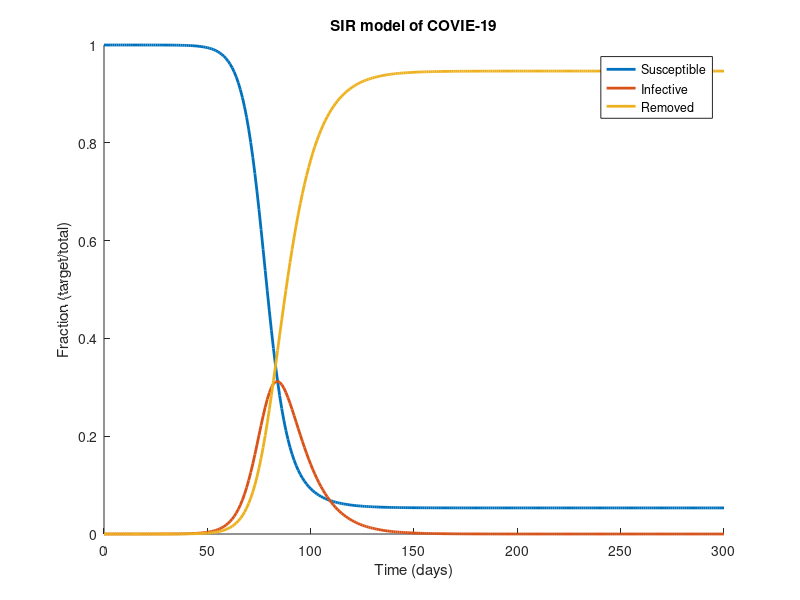
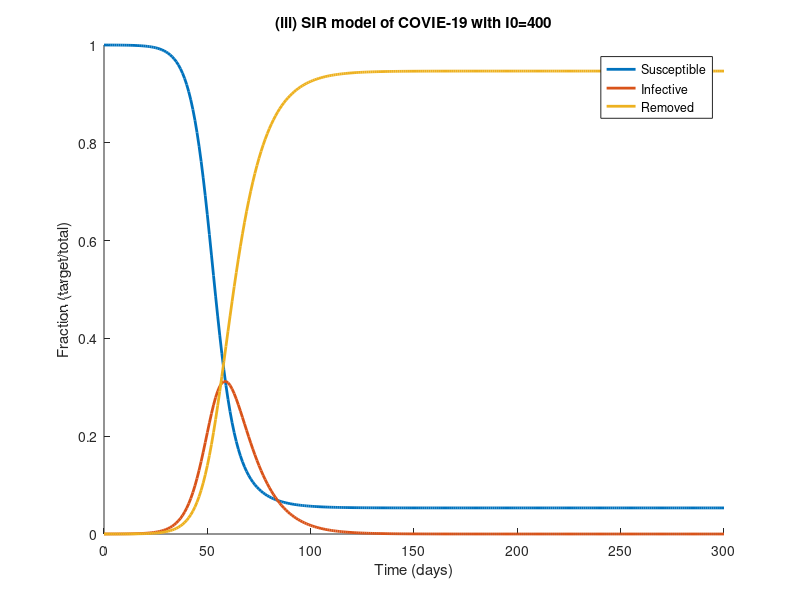
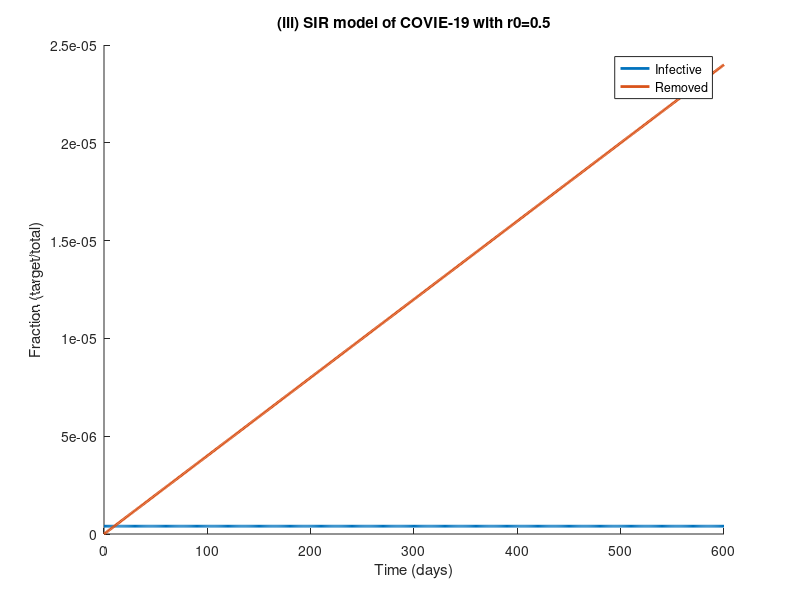
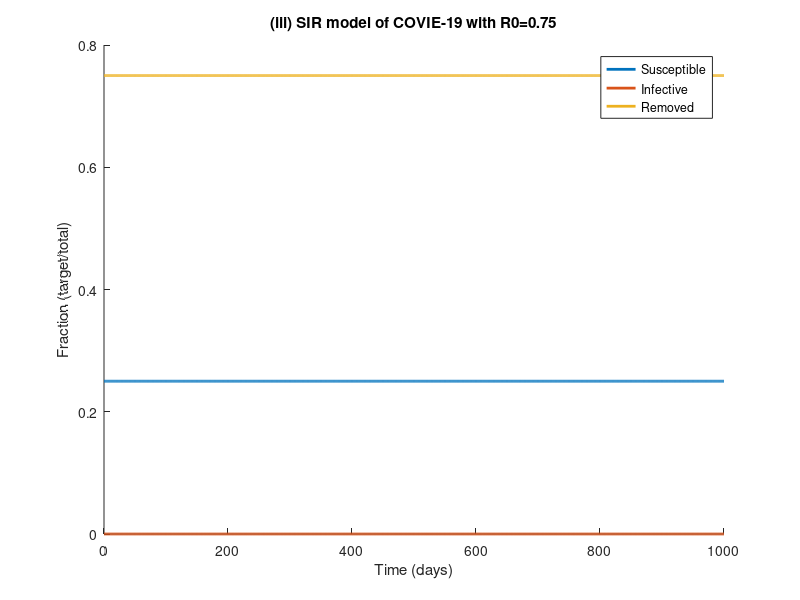

Recreate these plots in MATLAB, in order.

% For COVID-19, estimates early in the pandemic suggested a basic reproductive
% factor of about 3.0, with an average length of infectivity of about 10 days.


%%%%%%%%%%%%%%%%%%%%%%%%
%% SIR model of COVID-19 
%%%%%%%%%%%%%%%%%%%%%%%%

% main parameters

r_0 = 3; % basic reproductive factor
tau = 10; % average length of infectivity (days)
gamma = 1/tau; % rate of recovery
beta = r_0/tau; % likelihood of new infection
inf_0 = 4; % 4 infected individuals were arrived in a city
total_pop = 10000000+inf_0; % total number of population in a city

R_hat0 = 0; % initial fraction of removed individuals
I_hat0 = inf_0/total_pop; % initial fraction of infective individuals
S_hat0 = 1-I_hat0-R_hat0; % initial fraction of susceptible individuals


I_hat = I_hat0; % I_hat is a number
S_hat = S_hat0; % S_hat is a number
R_hat = R_hat0; % R_hat is a number


% simulation

dt=1; % time step: one day
timev=0:dt:300; % time vector for 40 years
sim_S_h=zeros(length(timev),1); % vector to store the fraction of susceptible
sim_I_h=zeros(length(timev),1); % vector to store the fraction of infective
sim_R_h=zeros(length(timev),1); % vector to store the fraction of removed

k=0; %counter
sim_S_h(1)=I_hat;
sim_I_h(1)=I_hat;
sim_R_h(1)=R_hat;

for t=timev
    k=k+1;

    % main equation
    if k~=1
        S_hat = sim_S_h(k-1) - beta*sim_S_h(k-1)*sim_I_h(k-1);
        I_hat = I_hat + beta*sim_S_h(k-1)*sim_I_h(k-1) - gamma*sim_I_h(k-1);
        R_hat = R_hat + gamma*sim_I_h(k-1);         
    end

    if S_hat<0 S_hat=0; end;
    if R_hat>1 R_hat=1; end;
    
    % store value of S&I&R for plotting
    sim_S_h(k)=S_hat;
    sim_I_h(k)=I_hat;
    sim_R_h(k)=R_hat;

end

figure(1); clf
hold on
plot(timev,sim_S_h,'LineWidth', 2)
plot(timev,sim_I_h,'LineWidth', 2)
plot(timev,sim_R_h,'LineWidth', 2)
hold off
legend('Susceptible','Infective','Removed')
xlabel('Time (days)');ylabel('Fraction (target/total)')
title('SIR model of COVIE-19')

%%%%%%%%%%%%%%%%%%%%%%%%
%% Questions for insights
%%%%%%%%%%%%%%%%%%%%%%%%

% peak time of infected individuals
[max_I,idx_m] = max(sim_I_h)
% active cases per 100,000 people at the peak
max_I*100000

% 84 days after the arrival of the first infected individulas,
% the number of infected individuals becomes highest.
% Through multiply the peak fraction of infected individuals by 100,000
% , we can get the value for the number of active cases per
% 100,000 people, around 3.1235e+04.

%%
% the highest number of new daily infections
Daily_I = beta*sim_S_h.*sim_I_h; % daily inflow fraction of I
[max_d,idx_d] = max(Daily_I)
max_d*100000

% From the daily fraction or the infection occurence list(beta*S_hat*I_hat),
% we can get the maximum 0.0421 at the 78th index. Thus, the highest number of new daily
% infections occur between 77-78 days after the arrival of the first infected individulas.
% And this also means around 4.2108e+03 people get infected per 100,000 people at that day.

%%  
 
Daily_I = beta*sim_S_h.*sim_I_h; % daily inflow fraction of I
Daily_R = gamma*sim_I_h; % daily inflow fraction of R
dynmaic_I = Daily_I-Daily_R; % derivative of I
idx_epidemic = find(dynmaic_I<=0, 1, 'first') % index of the end of the epidemic
sim_I_h(idx_epidemic)*100000
(sim_I_h(idx_epidemic)+sim_R_h(idx_epidemic))*100000
 

%% 
% Fraction of infected population by the end of the epidemic
sim_I_h(end)
sim_R_h(end)
sim_S_h(end)
1-sim_S_h(end)

% we can find that the peidemic ends at 85th index which means after 84days
% the epidemic is finished and we can find that 3.1235e+04 people are
% currently infected and if we include 'R_hat' people, we can say that
% 6.8789e+04 people have been infected from the beginning to the end of
% this simulation.

%%
% need of hospital care at the peak of the epidemic assumed 10% of Hospitalization
max(sim_I_h)*0.1*100000 % needed of hospital beds at peak demand per 100,000people
max_d*0.1*100000 % expected hospital admissions at peak growth per 100,000people

% From the result, we can know that around 3.1235e+03 beds would be needed at
% peak demand and also when the growth peaked, we can expect that
% 421.0761 people would get hospital admission at that day.

%%
% # of people who died by the end of the epidemic assumed that the mortality of the illness was 1.5%
Death_rate = (I_hat0+sum(Daily_I))*0.015;
Death_rate*total_pop


% From the result we can know that 1.4200e+05 people would have died by the
% end of the epidemic. 

%%%%%%%%%%%%%%%%%%%%%%%%
%% Repeat simulation with different value of parameters
%%%%%%%%%%%%%%%%%%%%%%%%


% main parameters

r_0 = 3; % basic reproductive factor
tau = 10; % average length of infectivity (days)
gamma = 1/tau; % rate of recovery
beta = r_0/tau; % likelihood of new infection
inf_0 = 400; % 4 infected individuals were arrived in a city
total_pop = 10000000+inf_0; % total number of population in a city

R_hat0 = 0; % initial fraction of removed individuals
I_hat0 = inf_0/total_pop; % initial fraction of infective individuals
S_hat0 = 1-I_hat0-R_hat0; % initial fraction of susceptible individuals


I_hat = I_hat0; % I_hat is a number
S_hat = S_hat0; % S_hat is a number
R_hat = R_hat0; % R_hat is a number


% simulation

dt=1; % time step: one day
timev=0:dt:300; % time vector for 40 years
sim_S_h=zeros(length(timev),1); % vector to store the fraction of susceptible
sim_I_h=zeros(length(timev),1); % vector to store the fraction of infective
sim_R_h=zeros(length(timev),1); % vector to store the fraction of removed

k=0; %counter
sim_S_h(1)=I_hat;
sim_I_h(1)=I_hat;
sim_R_h(1)=R_hat;

for t=timev
    k=k+1;

    % main equation
    if k~=1
        S_hat = sim_S_h(k-1) - beta*sim_S_h(k-1)*sim_I_h(k-1);
        I_hat = I_hat + beta*sim_S_h(k-1)*sim_I_h(k-1) - gamma*sim_I_h(k-1);
        R_hat = R_hat + gamma*sim_I_h(k-1);         
    end

    if S_hat<0 S_hat=0; end;
    if R_hat>1 R_hat=1; end;
    
    % store value of S&I&R for plotting
    sim_S_h(k)=S_hat;
    sim_I_h(k)=I_hat;
    sim_R_h(k)=R_hat;

end

figure(2); clf
hold on
plot(timev,sim_S_h,'LineWidth', 2)
plot(timev,sim_I_h,'LineWidth', 2)
plot(timev,sim_R_h,'LineWidth', 2)
hold off
legend('Susceptible','Infective','Removed')
xlabel('Time (days)');ylabel('Fraction (target/total)')
title('(iii) SIR model of COVIE-19 with I0=400')



%%%%%%%%%%%%%%%%%%%%%%%%
%% Repeat simulation with different value of r0
%%%%%%%%%%%%%%%%%%%%%%%%

% main parameters

r_0 = 1; % basic reproductive factor
tau = 10; % average length of infectivity (days)
gamma = 1/tau; % rate of recovery
beta = r_0/tau; % likelihood of new infection
inf_0 = 4; % 4 infected individuals were arrived in a city
total_pop = 10000000+inf_0; % total number of population in a city

I_hat0 = inf_0/total_pop; % initial fraction of infective individuals
S_hat0 = 1-I_hat0; % initial fraction of susceptible individuals
R_hat0 = 0; % initial fraction of removed individuals

I_hat = I_hat0; % I_hat is a number
S_hat = S_hat0; % S_hat is a number
R_hat = R_hat0; % R_hat is a number


% simulation

dt=1; % time step: one day
timev=0:dt:600; % time vector for 40 years
sim_S_h=zeros(length(timev),1); % vector to store the fraction of susceptible
sim_I_h=zeros(length(timev),1); % vector to store the fraction of infective
sim_R_h=zeros(length(timev),1); % vector to store the fraction of removed

k=0; %counter
sim_S_h(1)=I_hat;
sim_I_h(1)=I_hat;
sim_R_h(1)=R_hat;

for t=timev
    k=k+1;

    % main equation
    if k~=1
        S_hat = sim_S_h(k-1) - beta*sim_S_h(k-1)*sim_I_h(k-1);
        I_hat = I_hat + beta*sim_S_h(k-1)*sim_I_h(k-1) - gamma*sim_I_h(k-1);
        R_hat = R_hat + gamma*sim_I_h(k-1);         
    end

    if S_hat<0 S_hat=0; end;
    if R_hat>1 R_hat=1; end;
    
    % store value of S&I&R for plotting
    sim_S_h(k)=S_hat;
    sim_I_h(k)=I_hat;
    sim_R_h(k)=R_hat;

end

figure(3); clf
hold on
 
plot(timev,sim_I_h,'LineWidth', 2)
plot(timev,sim_R_h,'LineWidth', 2)
hold off
legend( 'Infective','Removed')
xlabel('Time (days)');ylabel('Fraction (target/total)')
title('(iii) SIR model of COVIE-19 with r0=0.5')

 

%%%%%%%%%%%%%%%%%%%%%%%%
%% finding R0 for "herd immunity"
%%%%%%%%%%%%%%%%%%%%%%%%

% main parameters

r_0 = 3; % basic reproductive factor
tau = 10; % average length of infectivity (days)
gamma = 1/tau; % rate of recovery
beta = r_0/tau; % likelihood of new infection
inf_0 = 4; % 4 infected individuals were arrived in a city
total_pop = 10000000+inf_0; % total number of population in a city

R_hat0 = 0.75; % initial fraction of removed individuals
I_hat0 = inf_0/total_pop; % initial fraction of infective individuals
S_hat0 = 1-I_hat0-R_hat0; % initial fraction of susceptible individuals

I_hat = I_hat0; % I_hat is a number
S_hat = S_hat0; % S_hat is a number
R_hat = R_hat0; % R_hat is a number


% simulation

dt=1; % time step: one day
timev=0:dt:1000; % time vector for 40 years
sim_S_h=zeros(length(timev),1); % vector to store the fraction of susceptible
sim_I_h=zeros(length(timev),1); % vector to store the fraction of infective
sim_R_h=zeros(length(timev),1); % vector to store the fraction of removed

k=0; %counter
sim_S_h(1)=I_hat;
sim_I_h(1)=I_hat;
sim_R_h(1)=R_hat;

for t=timev
    k=k+1;

    % main equation
    if k~=1
        S_hat = sim_S_h(k-1) - beta*sim_S_h(k-1)*sim_I_h(k-1);
        I_hat = I_hat + beta*sim_S_h(k-1)*sim_I_h(k-1) - gamma*sim_I_h(k-1);
        R_hat = R_hat + gamma*sim_I_h(k-1);         
    end

    if S_hat<0 S_hat=0; end;
    if R_hat>1 R_hat=1; end;
    
    % store value of S&I&R for plotting
    sim_S_h(k)=S_hat;
    sim_I_h(k)=I_hat;
    sim_R_h(k)=R_hat;

end

figure(4); clf
hold on
plot(timev,sim_S_h,'LineWidth', 2)
plot(timev,sim_I_h,'LineWidth', 2)
plot(timev,sim_R_h,'LineWidth', 2)
hold off
legend('Susceptible','Infective','Removed')
xlabel('Time (days)');ylabel('Fraction (target/total)')
title('(iii) SIR model of COVIE-19 with R0=0.75')

 
 